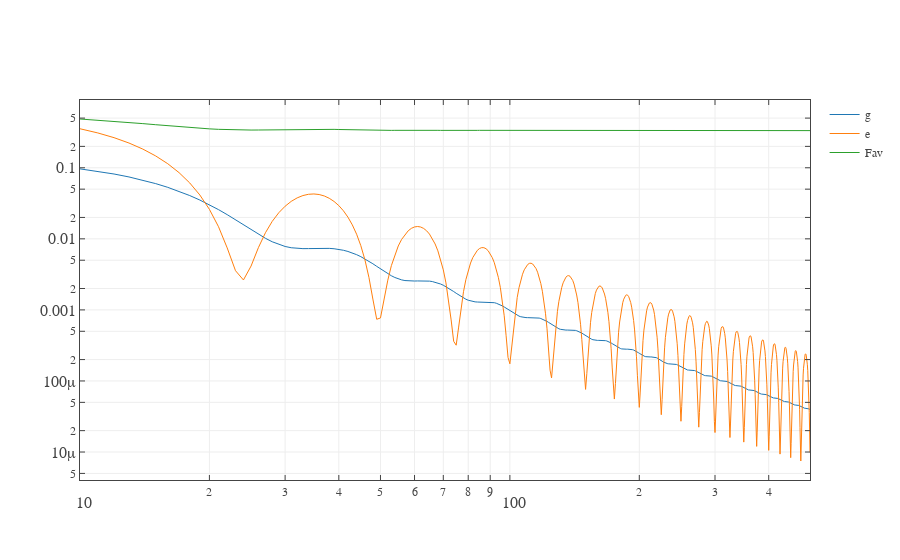

The code cell stored with this chart in its notebook:
### Code cell
traces = []

for i in ['g', 'e']:
    l, tr = LinePlot(x=num, y=p2[i], show=False);
    tr.update(name=i)
    traces.append(tr)

l, tr = LinePlot(x=num, y=np.ones(len(F['av'])) - F['av'], layoutOpts={'xaxis': {'type': 'log'}, 'yaxis': {'type': 'log'}}, show=False);
tr.update(name='Fav')
traces.append(tr)
iplot(go.Figure(data=traces, layout=l))

### Figure 1 — Plotly figure (JSON) as saved in the notebook; plotly's stock layout.template omitted (floating-point values rounded to 4 significant figures; data arrays with more than 128 entries replaced by an {"elided": "..."} marker saying what was removed)
{"data": [{"line": {"width": 1}, "mode": "lines", "name": "g", "type": "scatter", "x": {"elided": "490 int values"}, "y": {"elided": "490 float values"}}, {"line": {"width": 1}, "mode": "lines", "name": "e", "type": "scatter", "x": {"elided": "490 int values"}, "y": {"elided": "490 float values"}}, {"line": {"width": 1}, "mode": "lines", "name": "Fav", "type": "scatter", "x": {"elided": "490 int values"}, "y": {"elided": "490 float values"}}], "layout": {"font": {"family": "Computer Modern"}, "title": "", "xaxis": {"mirror": "ticks", "showline": true, "tickfont": {"size": 16}, "ticks": "inside", "title": "", "titlefont": {"size": 22}, "type": "log", "zeroline": false}, "yaxis": {"mirror": "ticks", "showline": true, "tickfont": {"size": 16}, "ticks": "inside", "title": "", "titlefont": {"size": 22}, "type": "log", "zeroline": false}}}
